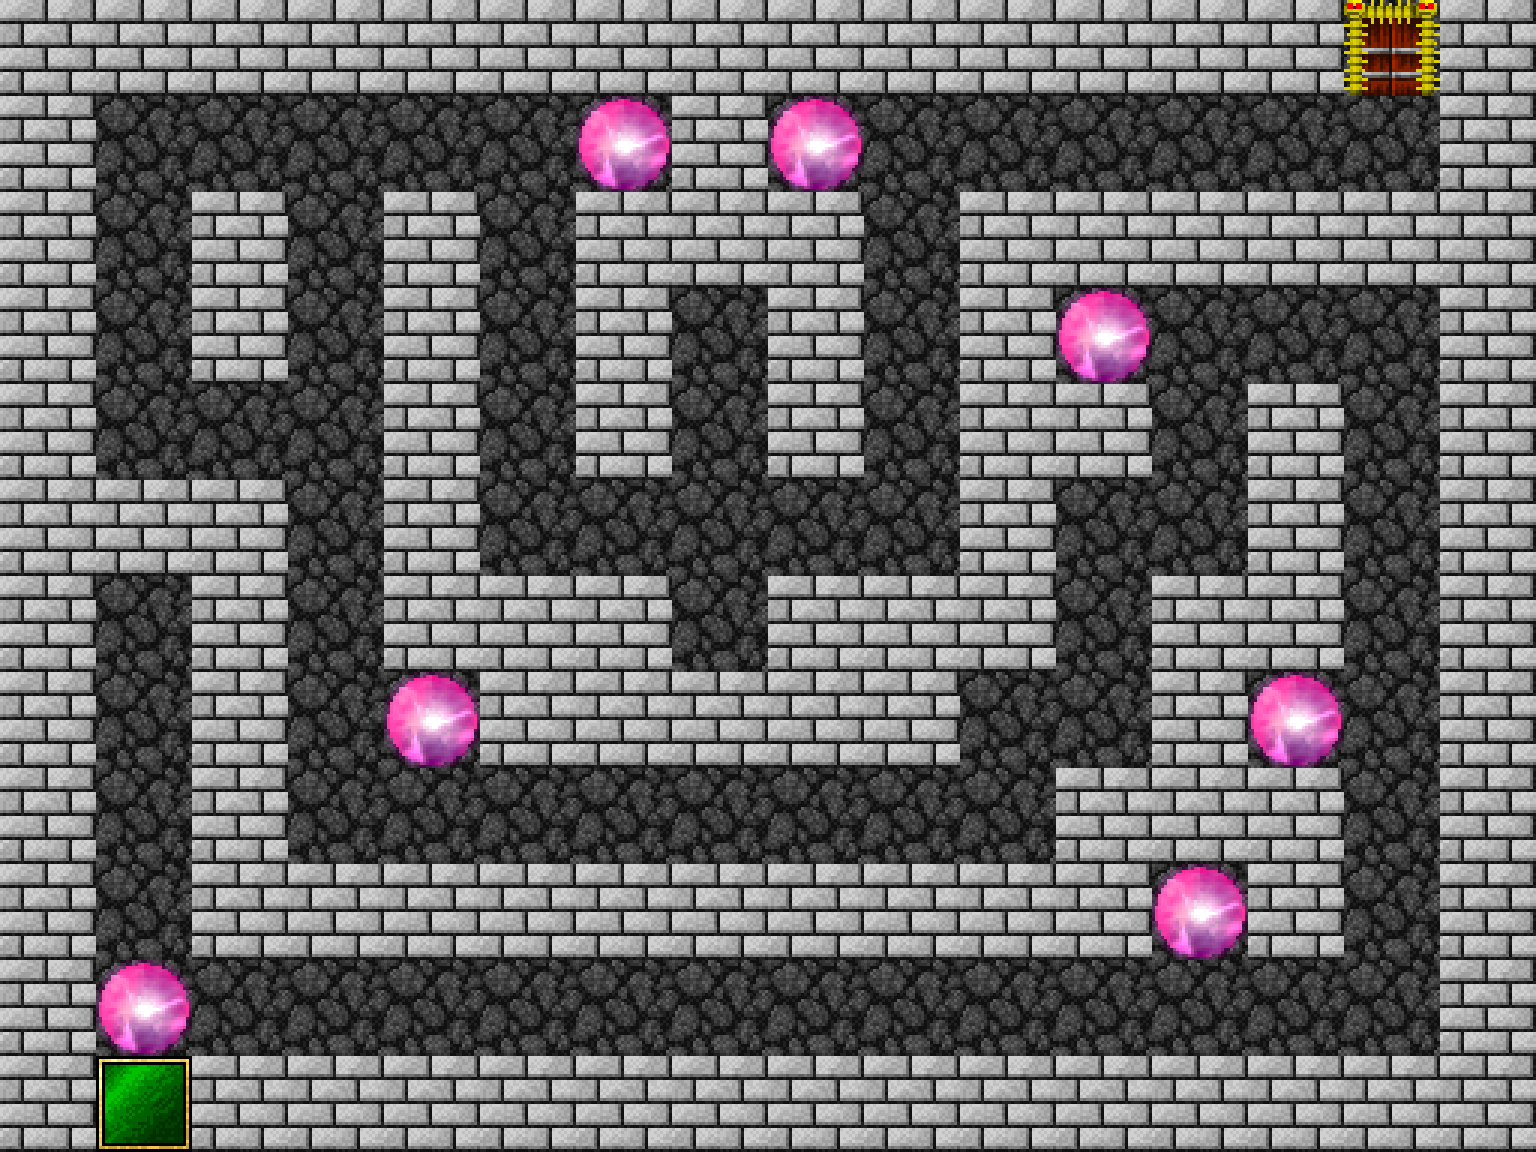

This is a level from a 2D game, rendered from its Tiled map with the project's own tilesets. A one-line summary and the map file follow, with tile-layer data summarised:
An orthogonal 16x12 tile map with 96x96 px tiles, 4 tile layers (Ground, Walls, End Goal, Invisible Reset).

<map version="1.0" orientation="orthogonal" renderorder="right-down" width="16" height="12" tilewidth="96" tileheight="96" nextobjectid="1">
 <tileset firstgid="1" name="Dungeon" tilewidth="96" tileheight="96" tilecount="3072" columns="64">
  <image source="tileSheet.png" width="6144" height="4608" />
 </tileset>
 <layer name="Ground" width="16" height="12">
  <data>[192 cells, 192 non-empty, 2 distinct tile ids]</data>
 </layer>
 <layer name="Walls" width="16" height="12">
  <data>[192 cells, 108 non-empty, 1 distinct tile ids]</data>
 </layer>
 <layer name="End Goal" width="16" height="12">
  <data>[192 cells, 1 non-empty, 1 distinct tile ids]</data>
 </layer>
 <layer name="Invisible Reset" width="16" height="12">
  <data>[192 cells, 7 non-empty, 1 distinct tile ids]</data>
 </layer>
</map>